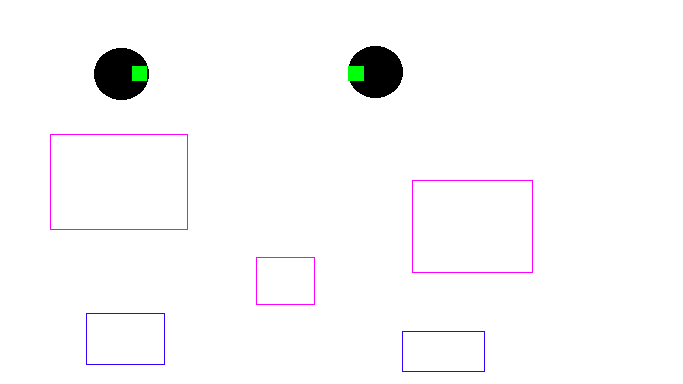
#> input picture photos/boarders.png, 683 x 384 px
$ python camera2.py
#> lines starting #> are read from the running program, lines starting #| are printed output that depends on the picture; after the words box and inside, x2 and y2 are one past the last pixel; in counts of white or black regions, pixels touching at a corner belong together
import cv2
import numpy as np
import json

class OutputForRoute:
    def __init__(self):
        self.obstacles = []
        self.cable = []
        self.destinations = []
        self.cableLength = 0
    def addObstacles(self, arr):
        self.obstacles.append(arr)

output = OutputForRoute()
img = cv2.imread("photos/boarders.png")
#> img is the input picture: shape (384, 683, 3); mean B, G, R 250.6, 249.5, 250.2
#img = cv2.resize(img1, (0,0), fx=0.15, fy=0.15)
original = img.copy()
gray = cv2.cvtColor(img, cv2.COLOR_BGR2GRAY)
blurred = cv2.GaussianBlur(gray, (3, 3), 0)
canny = cv2.Canny(blurred, 120, 255, 1)
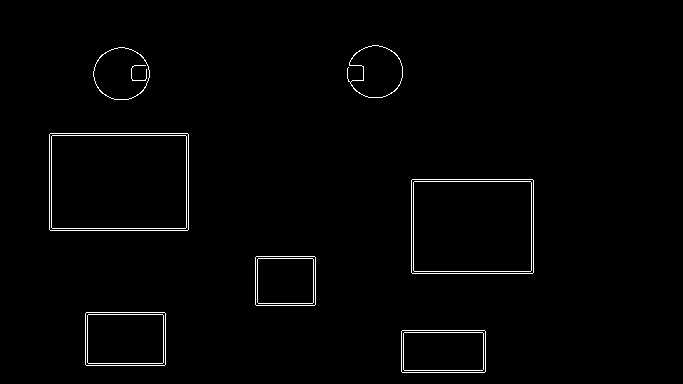
#> canny: shape (384, 683); 1.4% white in thin lines or dots, all inside (x1, y1, x2, y2) = (49, 45, 534, 373)
kernel = np.ones((5,5),np.uint8)
dilate = cv2.dilate(canny, kernel, iterations=2)
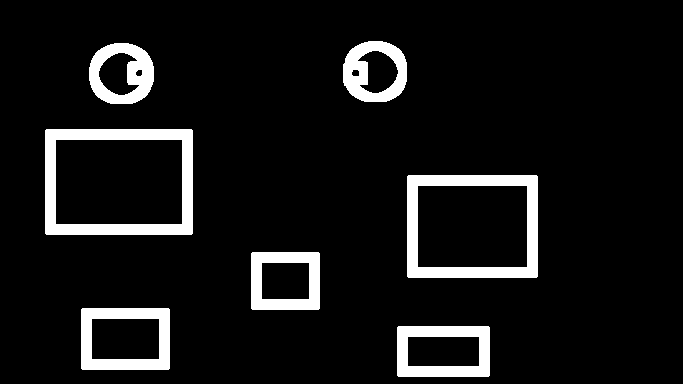
#> dilate: shape (384, 683); 8.4% white; 7 white regions
cnts = cv2.findContours(dilate, cv2.RETR_EXTERNAL, cv2.CHAIN_APPROX_SIMPLE)
#> cnts = 7 contours; box (x1, y1, x2, y2) and area: (45, 129, 193, 235) 15433, (407, 175, 538, 278) 13258, (81, 308, 170, 370) 5366, (397, 326, 490, 377) 4598, (251, 252, 320, 310) 3874, (89, 43, 154, 104) 3195, (343, 41, 407, 102) 3180
cnts = cnts[0] if len(cnts) == 2 else cnts[1]
hsv = cv2.cvtColor(img, cv2.COLOR_BGR2HSV)
#> hsv: shape (384, 683, 3); mean H, S, V 1, 2, 251.1

##FINDING OBSTACLES
low = np.array([140, 150, 0])
high = np.array([180, 255, 255])
image_mask = cv2.inRange(hsv, low, high )
#> image_mask: shape (384, 683); 0.42% white in thin lines or dots, all inside (x1, y1, x2, y2) = (50, 134, 533, 305)
zero = cv2.findNonZero(image_mask)
#> zero = contour of 1098 points, box (x1, y1, x2, y2) (50, 134, 533, 305), area 17047
while ( zero is not None):
    zero_copy = zero
    temp = []
    t = zero_copy[0]
    for x in np.nditer(t):
        temp.append(str(x))
    countHeight = 0
    countWidth = 0
    for row in zero_copy:
        if (row[0][0] == int(temp[0])): # does whole height
            countHeight = countHeight+1
        if (row[0][1] == int(temp[1])): # does whole width
            countWidth = countWidth+1
    obst = []
    o = str(temp[0]) + ', ' + str(temp[1])
    obst.append(o)
    o = str(int(temp[0])+countWidth-1) + ', ' + str(temp[1])
    obst.append(o)
    o = str(temp[0]) + ', ' + str(int(temp[1])+countHeight-1)
    obst.append(o)
    o = str(int(temp[0])+countWidth-1) + ', ' + str(int(temp[1])+countHeight-1)
    obst.append(o)
    output.addObstacles(obst)
    j = 0
    for row in zero_copy:
        if ( ((row[0][0] >= int(temp[0]) and row[0][1] >= int(temp[1])) and (row[0][0] <= int(temp[0])+countWidth-1 and row[0][1] <= int(temp[1])+countHeight-1)) and j < len(zero_copy)):
            img[row[0][1],row[0][0]] = [0,0,0]
        j = j + 1
    hsv = cv2.cvtColor(img, cv2.COLOR_BGR2HSV)
    image_mask = cv2.inRange(hsv, low, high)
    zero = cv2.findNonZero(image_mask)
#> this loop made 3 passes
#> t on passes 1 to 3: [[50, 134]], [[412, 180]], [[256, 257]]
#> hsv: shape (384, 683, 3); mean H, S, V 0.3, 0.9, 250
#> image_mask: shape (384, 683); every value is 0
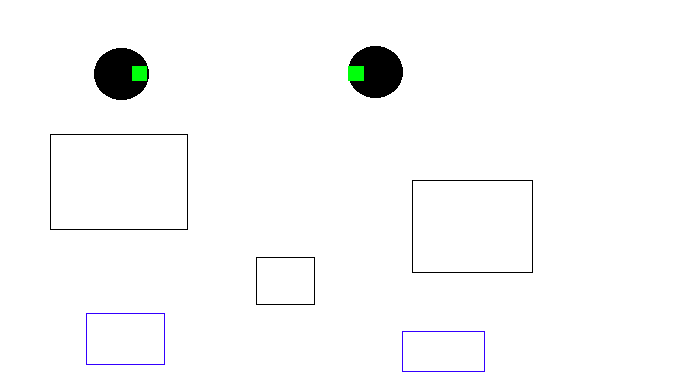
#> img: shape (384, 683, 3); 0.42% of pixels changed, all inside (x1, y1, x2, y2) = (50, 134, 533, 305)
# cv2.imshow("Image mask-red", image_mask)

##FINDING Cable
low = np.array([40, 50, 50])
high = np.array([80, 255, 255])
image_mask = cv2.inRange(hsv, low, high)
#> image_mask: shape (384, 683); 0.18% white; 2 white regions, box (x1, y1, x2, y2) and area: (348, 66, 364, 81) 240, (132, 66, 147, 81) 225
zero = cv2.findNonZero(image_mask)
#> zero = contour of 465 points, box (x1, y1, x2, y2) (132, 66, 364, 81), area 0
cab = []
cord = []
while (zero is not None):
    zero_copy = zero
    temp = []
    t = zero_copy[0]
    for x in np.nditer(t):
        temp.append(str(x))
    countHeight = 0
    countWidth = 0
    for row in zero_copy:
        if (row[0][0] == int(temp[0])): # does whole height
            countHeight = countHeight+1
        if (row[0][1] == int(temp[1])): # does whole width
            countWidth = countWidth+1
    o = str(temp[0]) + ', ' + str(temp[1])
    cord.append(int(temp[0]))
    cab.append(o)
    j = 0
    for row in zero_copy:
        if ( ((row[0][0] >= int(temp[0]) and row[0][1] >= int(temp[1])) and (row[0][0] <= int(temp[0])+countWidth-1 and row[0][1] <= int(temp[1])+countHeight-1)) and j < len(zero_copy)):
            img[row[0][1],row[0][0]] = [0,0,0]
        j = j + 1
    hsv = cv2.cvtColor(img, cv2.COLOR_BGR2HSV)
    image_mask = cv2.inRange(hsv, low, high)
    zero = cv2.findNonZero(image_mask)
#> this loop made 2 passes
#> o on passes 1 to 2: '132, 66', '348, 66'
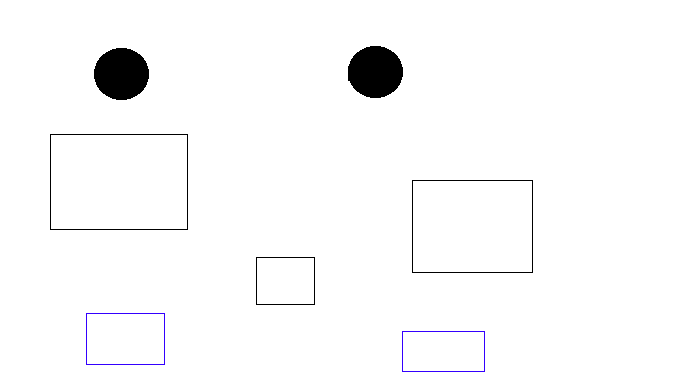
#> img: shape (384, 683, 3); 0.18% of pixels changed, all inside (x1, y1, x2, y2) = (132, 66, 364, 81)
#> after the loop, cab = ['132, 66', '348, 66']; cord = [132, 348]

output.cable = cab
#> output.cable = ['132, 66', '348, 66']
output.cableLength = cord[1] - cord[0]
#> output.cableLength = 216
# cv2.imshow("Image mask-green", image_mask)

## Finding destinations
low = np.array([100, 50, 50])
high = np.array([140, 255, 255])
image_mask = cv2.inRange(hsv, low, high)
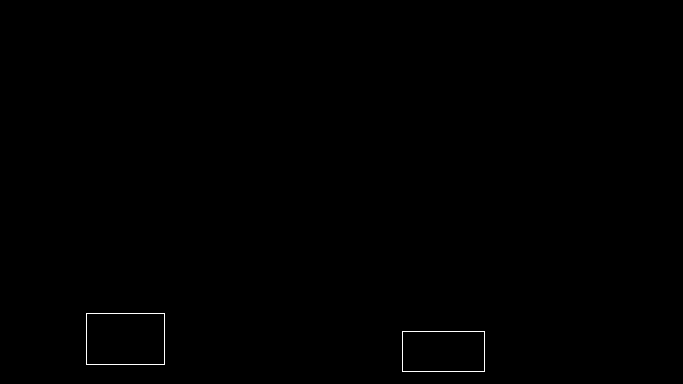
#> image_mask: shape (384, 683); 0.19% white in thin lines or dots, all inside (x1, y1, x2, y2) = (86, 313, 485, 372)
zero = cv2.findNonZero(image_mask)
#> zero = contour of 502 points, box (x1, y1, x2, y2) (86, 313, 485, 372), area 1774
dest = []
while (zero is not None):
    zero_copy = zero
    temp = []
    t = zero_copy[0]
    for x in np.nditer(t):
        temp.append(str(x))
    countHeight = 0
    countWidth = 0
    for row in zero_copy:
        if (row[0][0] == int(temp[0])): # does whole height
            countHeight = countHeight+1
        if (row[0][1] == int(temp[1])): # does whole width
            countWidth = countWidth+1
    dest.append(str(int(temp[0])+countWidth-1))
    dest.append(str(int(temp[1])+countHeight-1))

    j = 0
    for row in zero_copy:
        if ( ((row[0][0] >= int(temp[0]) and row[0][1] >= int(temp[1])) and (row[0][0] <= int(temp[0])+countWidth-1 and row[0][1] <= int(temp[1])+countHeight-1)) and j < len(zero_copy)):
            img[row[0][1],row[0][0]] = [0,0,0]
        j = j + 1
    hsv = cv2.cvtColor(img, cv2.COLOR_BGR2HSV)
    image_mask = cv2.inRange(hsv, low, high)
    zero = cv2.findNonZero(image_mask)
#> this loop made 2 passes
#> t on passes 1 to 2: [[86, 313]], [[402, 331]]
#> pass 1, `image_mask = cv2.inRange(hsv, low, high)`:
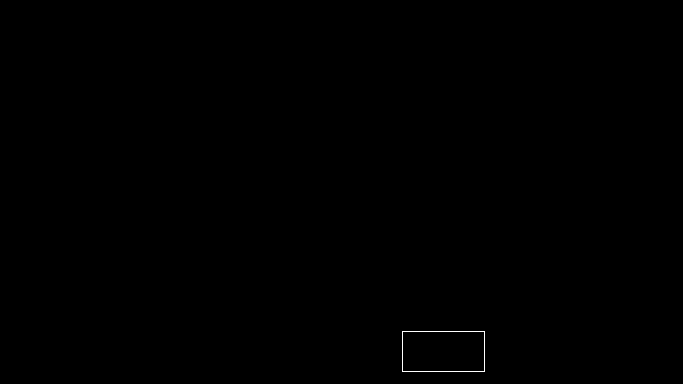
#> image_mask: shape (384, 683); 0.09% white in thin lines or dots, all inside (x1, y1, x2, y2) = (402, 331, 485, 372)
#> after the loop:
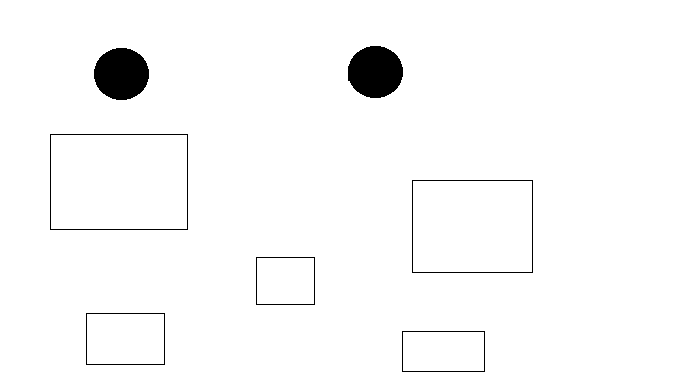
#> img: shape (384, 683, 3); 97.7% white; 7 black regions, largest, box (x1, y1, x2, y2) and area: (348, 46, 403, 98) 2258, (94, 48, 149, 100) 2252, (50, 134, 188, 230) 464
#> after the loop, dest = ['164', '364', '484', '371']
output.destinations = dest
#> output.destinations = ['164', '364', '484', '371']
# cv2.imshow("Image mask-blue", image_mask)

##JSON
s = json.dumps(output.__dict__)
with open('json/inputJson.json', 'w') as outfile:
    outfile.write(s)
outfile.close()

cv2.imshow('image', img)
cv2.waitKey(0)

$ run again, with photos/correct.png copied over photos/boarders.png
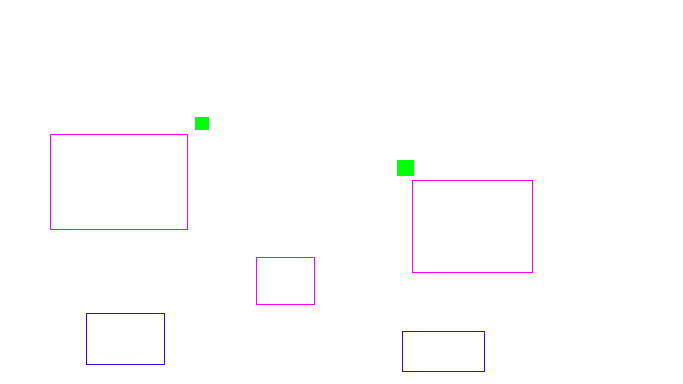
#> input picture photos/correct.png, 683 x 384 px
#> img is the input picture: shape (384, 683, 3); mean B, G, R 254.6, 253.4, 254.2
#> `canny = cv2.Canny(blurred, 120, 255, 1)`:
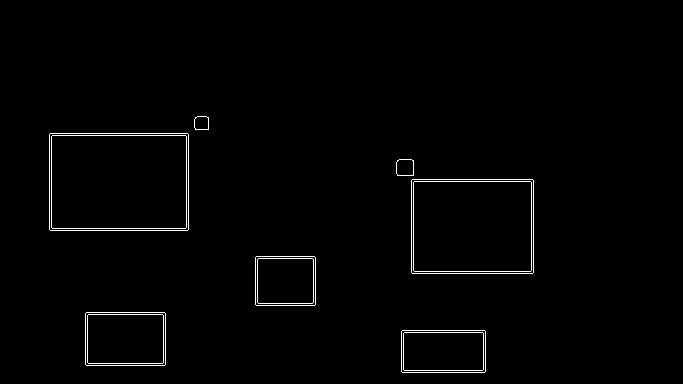
#> canny: shape (384, 683); 1.2% white in thin lines or dots, all inside (x1, y1, x2, y2) = (49, 116, 534, 373)
#> dilate: shape (384, 683); 7.1% white; 5 white regions
#> cnts = 5 contours; box (x1, y1, x2, y2) and area: (45, 112, 213, 235) 15883, (392, 155, 538, 278) 13812, (81, 308, 170, 370) 5366, (397, 326, 490, 377) 4598, (251, 252, 320, 310) 3874
#> `zero = cv2.findNonZero(image_mask)`: zero = contour of 1098 points, box (x1, y1, x2, y2) (50, 134, 533, 305), area 17047
#> the loop `while ( zero is not None):` made 3 passes
#> t on passes 1 to 3: [[50, 134]], [[412, 180]], [[256, 257]]
#> `zero = cv2.findNonZero(image_mask)`: zero = contour of 454 points, box (x1, y1, x2, y2) (195, 117, 414, 176), area 238
#> the loop `while (zero is not None):` made 2 passes
#> after the loop `while (zero is not None):`: cab = ['195, 117', '397, 160']; cord = [195, 397]
#> output.cable = ['195, 117', '397, 160']
#> output.cableLength = 202
#> `zero = cv2.findNonZero(image_mask)`: zero = contour of 502 points, box (x1, y1, x2, y2) (86, 313, 485, 372), area 1774
#> the loop `while (zero is not None):` made 2 passes
#> t on passes 1 to 2: [[86, 313]], [[402, 331]]
#> after the loop `while (zero is not None):`:
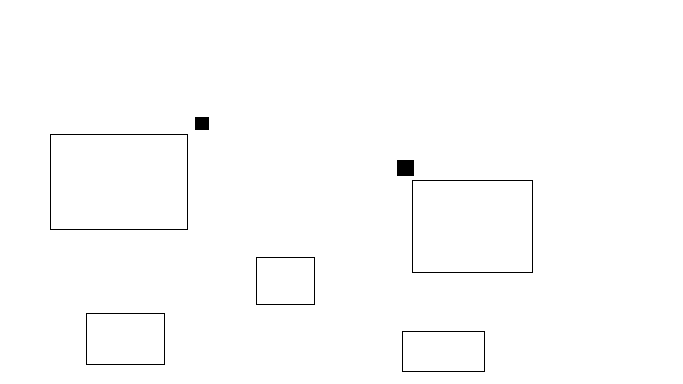
#> img: shape (384, 683, 3); 99.2% white; 7 black regions, largest, box (x1, y1, x2, y2) and area: (50, 134, 188, 230) 464, (412, 180, 533, 273) 424, (397, 160, 414, 176) 272
#> after the loop `while (zero is not None):`: dest = ['164', '364', '484', '371']
